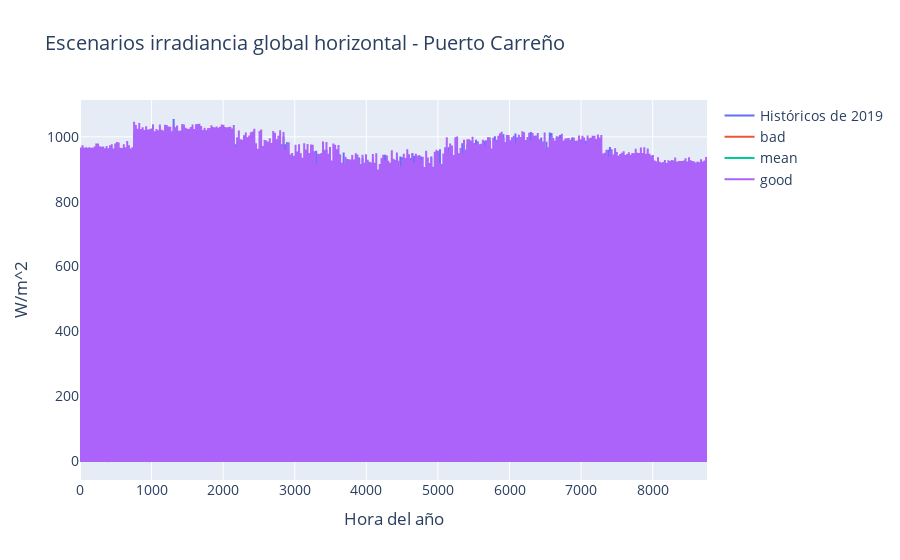

The cell this chart's notebook holds for it:
### Code cell
import plotly.graph_objects as go

data_fig = [go.Scatter(y=df_pc.loc[df_pc["Year"] == 2019, "GHI"].to_numpy(), name='Históricos de 2019')]
data_fig.extend([go.Scatter(y=GHI_scens_pc[key], name=f'{key}') for key in GHI_scens_pc.columns])

fig = go.Figure(data=data_fig)
fig.update_layout(title="Escenarios irradiancia global horizontal - Puerto Carreño", xaxis_title="Hora del año", yaxis_title="W/m^2", font=dict(size=14))
fig.show()

### Figure 1 — Plotly figure (JSON) as saved in the notebook; plotly's stock layout.template omitted (floating-point values rounded to 4 significant figures; data arrays with more than 128 entries replaced by an {"elided": "..."} marker saying what was removed)
{"data": [{"name": "Históricos de 2019", "type": "scatter", "y": {"elided": "8760 int values"}}, {"name": "bad", "type": "scatter", "y": {"elided": "8760 float values"}}, {"name": "mean", "type": "scatter", "y": {"elided": "8760 float values"}}, {"name": "good", "type": "scatter", "y": {"elided": "8760 float values"}}], "layout": {"font": {"size": 14}, "title": {"text": "Escenarios irradiancia global horizontal - Puerto Carreño"}, "xaxis": {"title": {"text": "Hora del año"}}, "yaxis": {"title": {"text": "W/m^2"}}}}
